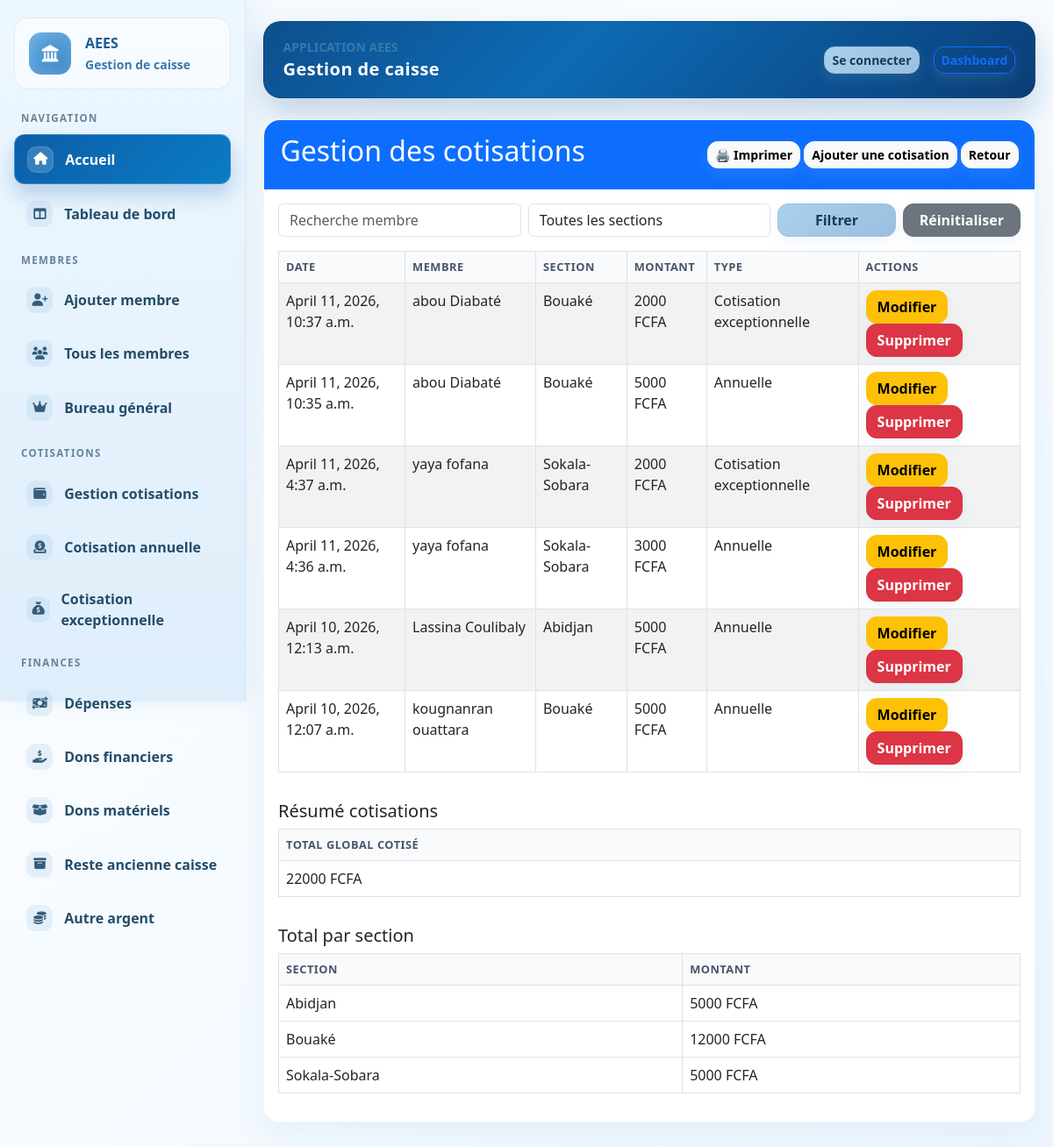
Page /cotisations/gestion/ on the earlier database version.
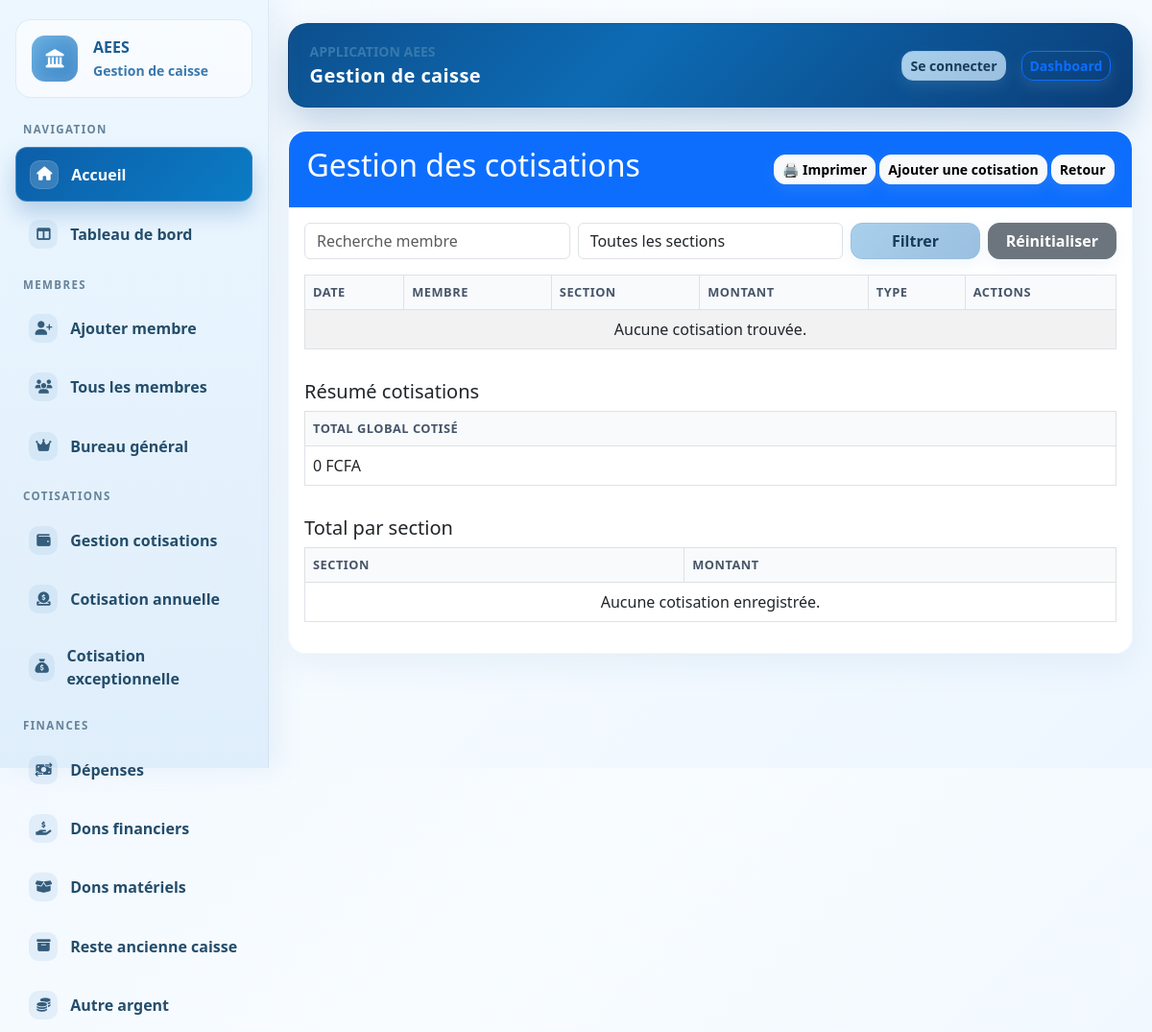
Same page on the later database version.
### caisse/models.py (models this page shows, shortened)
class Cotisation(models.Model):
    TYPE_CHOICES = [
        ('ANNUELLE', 'Annuelle'),
        ('BOOSTER', 'Cotisation exceptionnelle'),
    ]
    membre = models.ForeignKey(Membre, on_delete=models.CASCADE)
    montant = models.DecimalField(max_digits=10, decimal_places=2)
    type = models.CharField(max_length=8, choices=TYPE_CHOICES)
    date = models.DateTimeField(auto_now_add=True)
    class Meta:
        verbose_name = 'cotisation'
        verbose_name_plural = 'cotisations'
        indexes = [
            models.Index(fields=['membre']),
            models.Index(fields=['type']),
            models.Index(fields=['date']),
        ]

class Membre(models.Model):
    nom = models.CharField(max_length=100)
    prenom = models.CharField(max_length=100)
    numero_telephone = models.CharField(max_length=20, blank=True)
    niveau_etude = models.CharField(max_length=100, blank=True)
    poste_section = models.CharField(max_length=100, blank=True)
    poste_bureau_general = models.CharField(max_length=100, blank=True)
    section = models.ForeignKey(Section, on_delete=models.CASCADE)
    est_membre_bureau_general = models.BooleanField(default=False)
    class Meta:
        verbose_name = 'membre'
        verbose_name_plural = 'membres'
        indexes = [
            models.Index(fields=['nom', 'prenom']),
            models.Index(fields=['section']),
            models.Index(fields=['est_membre_bureau_general']),
        ]

class Section(models.Model):
    nom = models.CharField(max_length=100, unique=True)
    class Meta:
        verbose_name = 'section'
        verbose_name_plural = 'sections'

### caisse/views.py (the view)
# urls.py: path('cotisations/gestion/', views.CotisationRecordListView.as_view(), name='cotisation_record_list'),
class CotisationRecordListView(ListView):
    model = Cotisation
    template_name = 'caisse/cotisation_record_list.html'
    context_object_name = 'cotisations'
    paginate_by = 20
    def get_queryset(self):
        queryset = super().get_queryset().select_related('membre', 'membre__section').order_by('-date')
        section = self.request.GET.get('section', '')
        query = self.request.GET.get('q', '')
        if section:
            queryset = queryset.filter(membre__section__id=section)
        if query:
            queryset = queryset.filter(Q(membre__nom__icontains=query) | Q(membre__prenom__icontains=query))
        return queryset
    def get_context_data(self, **kwargs):
        context = super().get_context_data(**kwargs)
        context['sections'] = Section.objects.all()
        context['query'] = self.request.GET.get('q', '')
        context['selected_section'] = self.request.GET.get('section', '')
        context['total_par_section'] = Cotisation.objects.values('membre__section__nom').annotate(total=Sum('montant')).order_by('membre__section__nom')
        context['total_global'] = Cotisation.objects.aggregate(total=Sum('montant'))['total'] or 0
        return context

### caisse/templates/caisse/cotisation_record_list.html (shortened to what the changed rows need)
{% extends 'caisse/base.html' %}
{% block content %}
<div class="card">
    <div class="card-header bg-primary text-white d-flex justify-content-between align-items-center">
        <h2>Gestion des cotisations</h2>
    </div>
    <div class="card-body">
        <div class="table-responsive">
            <table class="table table-striped table-bordered">
                <thead>
                    <tr>
                        <th>Date</th>
                        <th>Membre</th>
                        <th>Section</th>
                        <th>Montant</th>
                        <th>Type</th>
                        <th>Actions</th>
                    </tr>
                </thead>
                <tbody>
                    {% for cotisation in cotisations %}
                    <tr>
                        <td>{{ cotisation.date }}</td>
                        <td>{{ cotisation.membre.prenom }} {{ cotisation.membre.nom }}</td>
                        <td>{{ cotisation.membre.section.nom }}</td>
                        <td>{{ cotisation.montant|floatformat:0 }} FCFA</td>
                        <td>{{ cotisation.get_type_display }}</td>
                        <td>
                            <a href="{% url 'caisse:cotisation_update' cotisation.pk %}" class="btn btn-xs btn-warning">Modifier</a>
                            <a href="{% url 'caisse:cotisation_delete' cotisation.pk %}" class="btn btn-xs btn-danger">Supprimer</a>
                        </td>
                    </tr>
                    {% empty %}
                    <tr><td colspan="6" class="text-center">Aucune cotisation trouvée.</td></tr>
                    {% endfor %}
                </tbody>
            </table>
        </div>
        <div class="mt-3">
            <div class="table-responsive mb-3">
                <table class="table table-bordered">
                    <thead class="table-light">
                        <tr>
                            <th>Total global cotisé</th>
                        </tr>
                    </thead>
                    <tbody>
                        <tr>
                            <td>{{ total_global|floatformat:0 }} FCFA</td>
                        </tr>
                    </tbody>
                </table>
            </div>
            <div class="table-responsive">
                <table class="table table-bordered">
                    <thead class="table-light">
                        <tr>
                            <th>Section</th>
                            <th>Montant</th>
                        </tr>
                    </thead>
                    <tbody>
                        {% for t in total_par_section %}
                        <tr>
                            <td>{{ t.membre__section__nom }}</td>
                            <td>{{ t.total|floatformat:0 }} FCFA</td>
                        </tr>
                        {% empty %}
                        <tr><td colspan="2" class="text-center">Aucune cotisation enregistrée.</td></tr>
                        {% endfor %}
                    </tbody>
                </table>
            </div>
        </div>
    </div>
</div>
{% endblock %}

Differences in the rows shown:
removed Cotisation: date "April 11, 2026, 10:37 a.m.", membre.prenom "abou", membre.nom "Diabaté", membre.section.nom "Bouaké", montant "2000", type "Cotisation exceptionnelle"
removed Cotisation: date "April 11, 2026, 10:35 a.m.", membre.prenom "abou", membre.nom "Diabaté", membre.section.nom "Bouaké", montant "5000", type "Annuelle"
removed Cotisation: date "April 11, 2026, 4:37 a.m.", membre.prenom "yaya", membre.nom "fofana", membre.section.nom "Sokala-Sobara", montant "2000", type "Cotisation exceptionnelle"
removed Cotisation: date "April 11, 2026, 4:36 a.m.", membre.prenom "yaya", membre.nom "fofana", membre.section.nom "Sokala-Sobara", montant "3000", type "Annuelle"
removed Cotisation: date "April 10, 2026, 12:13 a.m.", membre.prenom "Lassina", membre.nom "Coulibaly", membre.section.nom "Abidjan", montant "5000", type "Annuelle"
removed Cotisation: date "April 10, 2026, 12:07 a.m.", membre.prenom "kougnanran", membre.nom "ouattara", membre.section.nom "Bouaké", montant "5000", type "Annuelle"
Other differences:
{{ total_global|floatformat:0 }}: "22000" → "0"
text now shown: "Aucune cotisation trouvée. Aucune cotisation enregistrée."
list line gone: "Abidjan 5000 FCFA"
list line gone: "Bouaké 12000 FCFA"
list line gone: "Sokala-Sobara 5000 FCFA"
